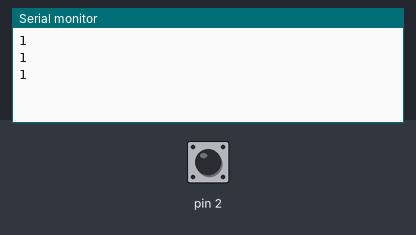
Bench run of a sketch on a simulated Arduino Uno, built with avr-gcc and run on an emulated ATmega328P. On the bench: the last lines printed to the serial monitor. Inputs (shaded band) come from the test bench; at power-on: pin 2 HIGH.

Above: at 2.8 s.
2.9 s: pin 2 pulled LOW for 1.2 s
At 3.8 s:
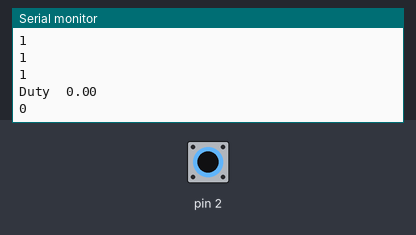
At 4.7 s:
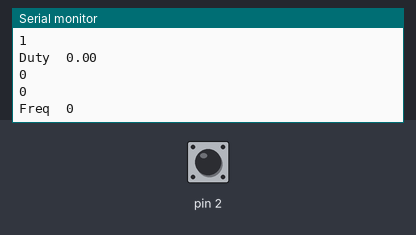

The sketch:

logic_analyser.ino
```cpp
float duty = 0;
long freq = 0;
long time1 = 0;

void setup()
{
  pinMode(2,INPUT_PULLUP);
  attachInterrupt(digitalPinToInterrupt(2), logic, CHANGE);
  Serial.begin(2000000);
}

void logic()
{
  if(digitalRead(2) == HIGH)
  {
    freq=1000000/(micros()-time1);
    time1=micros();
    Serial.print("Freq");
    Serial.print("  ");
    Serial.println(freq);
  }
  if(digitalRead(2) == LOW)
  {
    duty = ((micros()-time1)*freq*100/1000000);
    Serial.print("Duty");
    Serial.print("  ");
    Serial.println(duty);
  }
}

void loop()
{
  Serial.println(digitalRead(2));
  delay(1000);
}
```

Measured:
- after the input at 2.9 s, the serial monitor: prints a new line at once (image 1)
